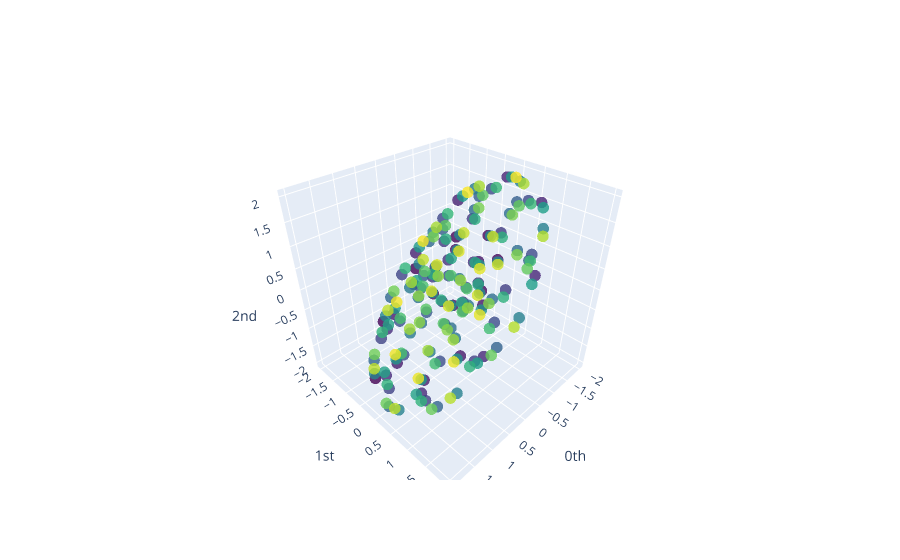

Notebook code cell kept with this figure:
### Code cell
plot_point_cloud(y_nonperiodic_embedded)

### Figure 1 — Plotly figure (JSON) as saved in the notebook; plotly's stock layout.template omitted (floating-point values rounded to 4 significant figures; data arrays with more than 128 entries replaced by an {"elided": "..."} marker saying what was removed)
{"data": [{"marker": {"color": {"elided": "196 int values"}, "colorscale": [[0, "#440154"], [0.1111, "#482878"], [0.2222, "#3e4989"], [0.3333, "#31688e"], [0.4444, "#26828e"], [0.5556, "#1f9e89"], [0.6667, "#35b779"], [0.7778, "#6ece58"], [0.8889, "#b5de2b"], [1, "#fde725"]], "opacity": 0.8, "size": 4}, "mode": "markers", "type": "scatter3d", "x": {"elided": "196 float values"}, "y": {"elided": "196 float values"}, "z": {"elided": "196 float values"}}], "layout": {"scene": {"xaxis": {"exponentformat": "e", "showexponent": "all", "title": {"text": "0th"}, "type": "linear"}, "yaxis": {"exponentformat": "e", "showexponent": "all", "title": {"text": "1st"}, "type": "linear"}, "zaxis": {"exponentformat": "e", "showexponent": "all", "title": {"text": "2nd"}, "type": "linear"}}}}
